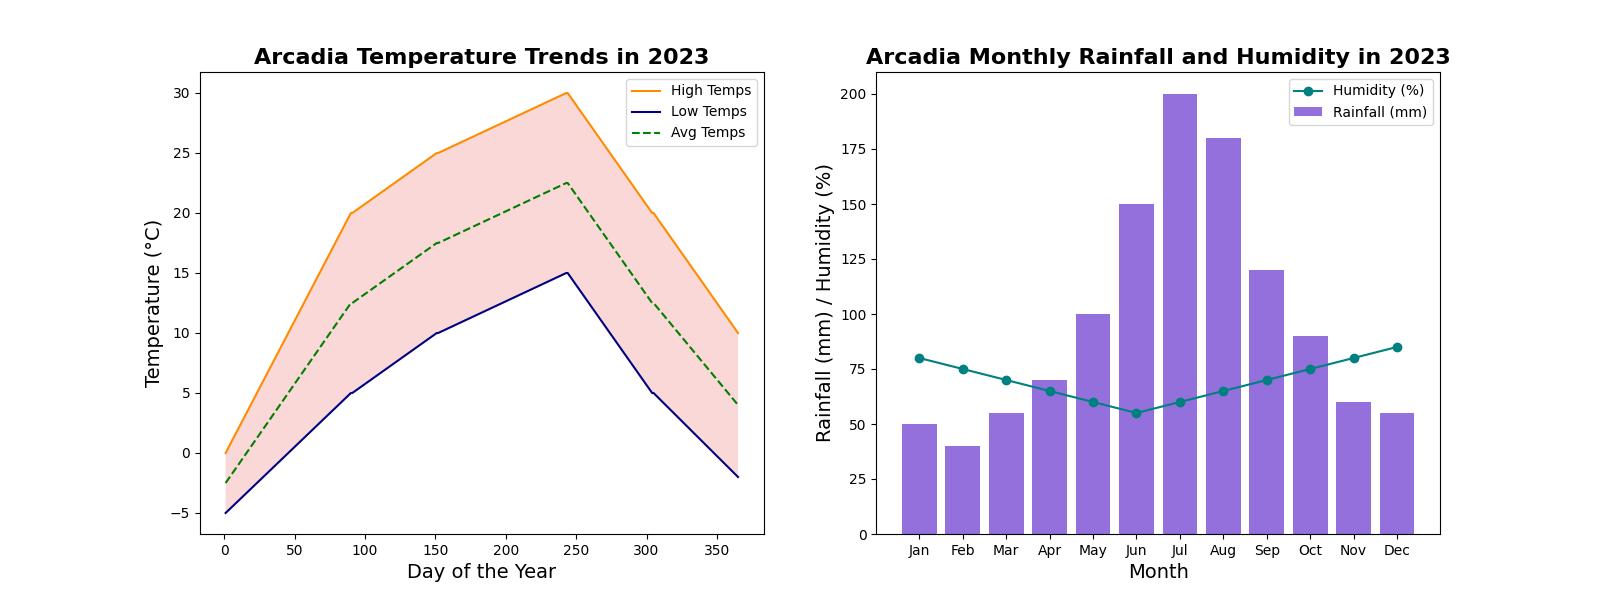

Here is the Python script that generated this plot:
import matplotlib.pyplot as plt
import numpy as np

days = np.arange(1, 366)
months = np.arange(1, 13)

high_temps = np.concatenate([
    np.linspace(0, 20, 90),
    np.linspace(20, 25, 61),
    np.linspace(25, 30, 92),
    np.linspace(30, 20, 61),
    np.linspace(20, 10, 61)
])

low_temps = np.concatenate([
    np.linspace(-5, 5, 90),
    np.linspace(5, 10, 61),
    np.linspace(10, 15, 92),
    np.linspace(15, 5, 61),
    np.linspace(5, -2, 61)
])

# Calculating average temperatures
average_temps = (high_temps + low_temps) / 2

# Adding a fixed pattern for humidity for each month (in percentage)
humidity_levels = np.array([80, 75, 70, 65, 60, 55, 60, 65, 70, 75, 80, 85])

rainfall = np.array([50, 40, 55, 70, 100, 150, 200, 180, 120, 90, 60, 55])

fig, ax = plt.subplots(1, 2, figsize=(16, 6), dpi=100)

# Plot high, low, and average temperatures
ax[0].plot(days, high_temps, color='darkorange')
ax[0].plot(days, low_temps, color='navy')
ax[0].plot(days, average_temps, color='green', linestyle='--')  # Adding average temperatures
ax[0].fill_between(days, low_temps, high_temps, facecolor='lightcoral', alpha=0.3)

ax[0].set_title('Arcadia Temperature Trends in 2023', fontsize=16, fontweight='bold')
ax[0].set_xlabel('Day of the Year', fontsize=14)
ax[0].set_ylabel('Temperature (°C)', fontsize=14)
ax[0].legend(['High Temps', 'Low Temps', 'Avg Temps'])

# Plot rainfall and humidity levels
ax[1].bar(months, rainfall, color='mediumpurple', label='Rainfall (mm)')
ax[1].plot(months, humidity_levels, color='teal', marker='o', label='Humidity (%)')  # Adding humidity levels

ax[1].set_title('Arcadia Monthly Rainfall and Humidity in 2023', fontsize=16, fontweight='bold')
ax[1].set_xlabel('Month', fontsize=14)
ax[1].set_ylabel('Rainfall (mm) / Humidity (%)', fontsize=14)
ax[1].set_xticks(months)
ax[1].set_xticklabels(['Jan', 'Feb', 'Mar', 'Apr', 'May', 'Jun', 'Jul', 'Aug', 'Sep', 'Oct', 'Nov', 'Dec'])
ax[1].legend()

plt.show()
